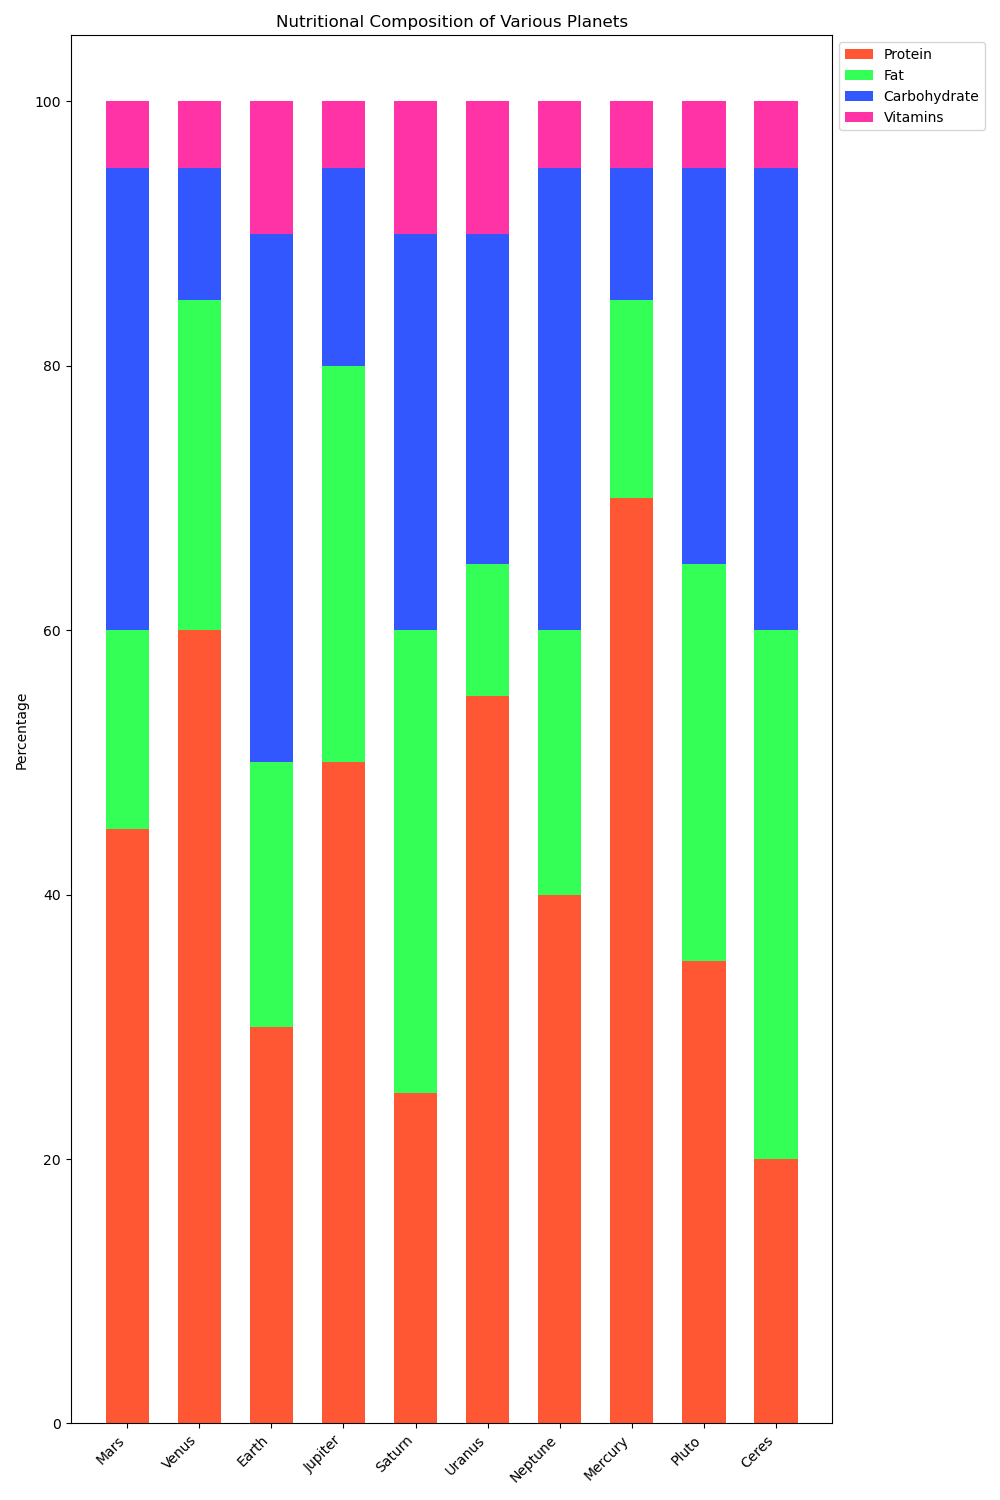

The Python source for this figure:

import matplotlib.pyplot as plt
import numpy as np

# Data
categories = ['Protein', 'Fat', 'Carbohydrate', 'Vitamins']
data = np.array([
    [45, 15, 35, 5],
    [60, 25, 10, 5],
    [30, 20, 40, 10],
    [50, 30, 15, 5],
    [25, 35, 30, 10],
    [55, 10, 25, 10],
    [40, 20, 35, 5],
    [70, 15, 10, 5],
    [35, 30, 30, 5],
    [20, 40, 35, 5]
])

planets = ['Mars', 'Venus', 'Earth', 'Jupiter', 'Saturn', 'Uranus', 'Neptune', 'Mercury', 'Pluto', 'Ceres']

# Normalize data to 100%
data = data / data.sum(axis=1)[:, None] * 100

# Colors
colors = ['#FF5733', '#33FF57', '#3357FF', '#FF33A6']

# Plot
fig, ax = plt.subplots(figsize=(10, 15))

bar_width = 0.6
indices = np.arange(len(planets))

bottoms = np.zeros(len(planets))
for i, category in enumerate(categories):
    ax.bar(indices, data[:, i], bar_width, bottom=bottoms, color=colors[i], label=category)
    bottoms += data[:, i]

# Title and labels
ax.set_title('Nutritional Composition of Various Planets')
ax.set_ylabel('Percentage')
ax.set_xticks(indices)
ax.set_xticklabels(planets, rotation=45, ha='right')
ax.legend(loc='upper left', bbox_to_anchor=(1, 1))

plt.tight_layout()
plt.show()
